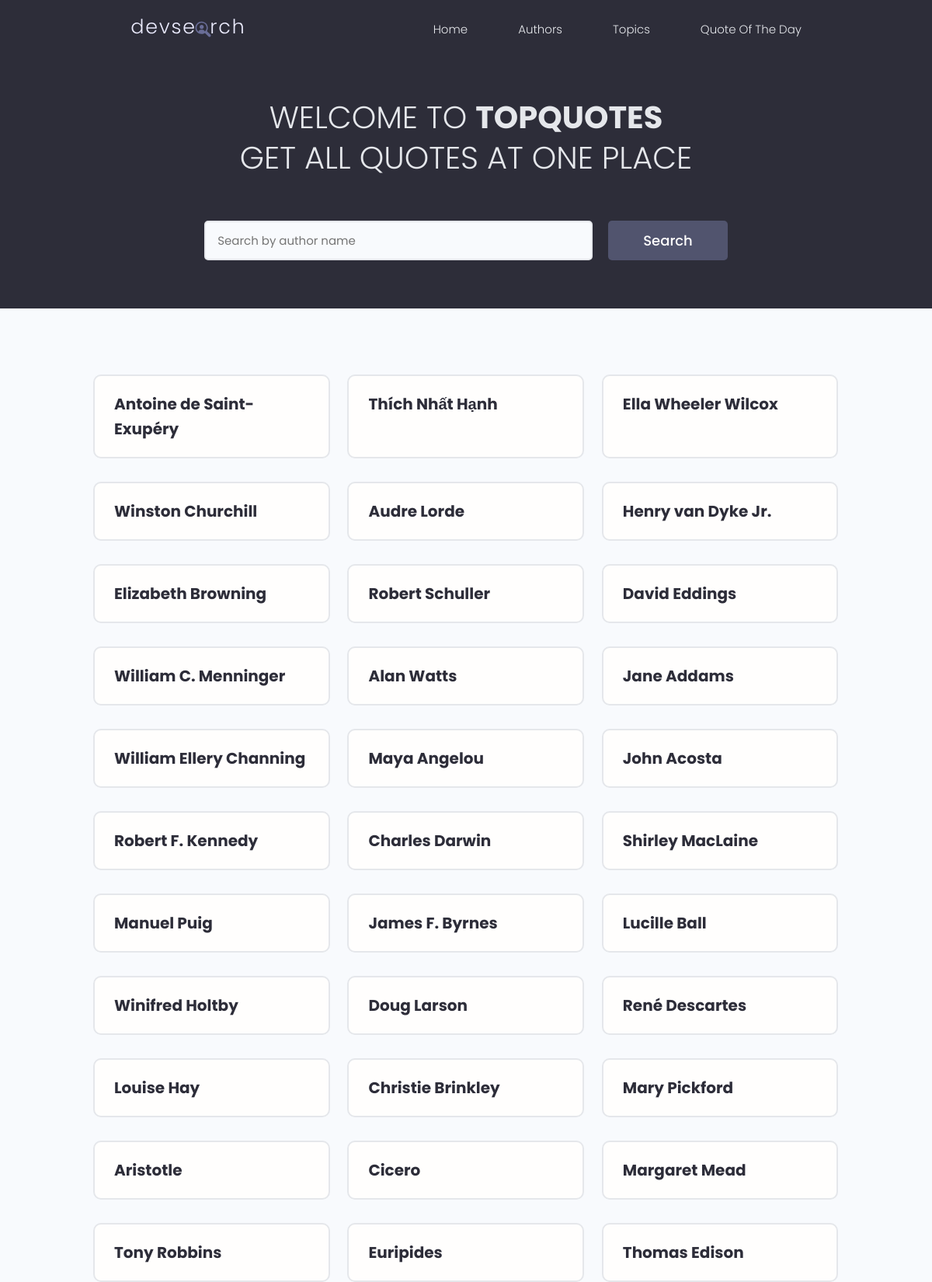
Screenshot of /authors/ (upper part) with the database file from the repository.
### quotes_app/models.py (models this page shows, shortened)
class Quote(models.Model):
    category = models.CharField(max_length=200, null=True, blank=True)
    author = models.CharField(max_length=200, null=True, blank=True)
    body = models.TextField()

### quotes_app/views.py (the view)
# urls.py: path('authors/', views.authors, name="authors"),
def authors(request):
    search_query = ''
    if request.GET.get('search_query'):
        search_query = request.GET.get('search_query')
    if request.GET.get('author'):
        author = request.GET.get('author')
        quotes = Quote.objects.filter(author=author)
        context = {"quotes": quotes}
        return render(request, 'home.html', context=context)
    quotes = Quote.objects.filter(author__icontains=search_query)
    authors = set()
    for quote in quotes:
        authors.add(quote.author)
    context = {"authors": authors, "search_query": search_query}
    return render(request, 'authors.html', context)

### templates/authors.html (shortened to what this page needs)
<!DOCTYPE html>
{%load static%}
<html lang="en">
<head>
  <link rel="stylesheet" href="https://cdn.iconmonstr.com/1.3.0/css/iconmonstr-iconic-font.min.css" />
  <link rel="stylesheet" href="{% static 'uikit/styles/uikit.css' %}" />
  <link rel="stylesheet" href="{% static 'styles/app.css' %}" />
</head>
<body>
  <header class="header">
    <div class="container container--narrow">
      <a href="/" class="header__logo">
        <img src="{% static 'images/logo.svg' %}" alt="DevSearch Logo" />
      </a>
      <nav class="header__nav">
        <ul class="header__menu">
          <li class="header__menuItem"><a href="/">Home</a></li>
          <li class="header__menuItem"><a href="{%url 'authors'%}">Authors</a></li>
          <li class="header__menuItem"><a href="{%url 'categories'%}">Topics</a></li>
          <li class="header__menuItem"><a href="{%url 'quote_of_the_day' %}">Quote Of The Day</a></li>
        </ul>
      </nav>
    </div>
  </header>
  <main class="home">
    <section class="hero-section text-center">
      <div class="container container--narrow">
        <div class="hero-section__box">
          <h2>WELCOME TO <span>TopQuotes</span></h2>
          <h2>GET ALL QUOTES AT ONE PLACE</h2>
        </div>
        <div class="hero-section__search">
          <form class="form" action="" method="get">
            <div class="form__field">
              <input class="input input--text" id="formInput#search" type="text" name="search_query" value="{{search_query}}"
                placeholder="Search by author name"/>
            </div>
            <input class="btn btn--sub btn--lg" type="submit" value="Search" />
          </form>
        </div>
      </div>
    </section>
    <section class="devlist">
      <div class="container">
        <div class="grid grid--three">
        {%for author in authors%}
          <div class="column card">
            <div class="dev">
              <a href="?author={{author}}" class="card__body">
                <div class="dev__profile">
                  <div class="dev__meta">
                    <h3>{{author}}</h3>
                  </div>
                </div>
              </a>
            </div>
          </div>
          {% endfor %}
        </div>
      </div>
    </section>
  </main>
</body>
</html>

### static/styles/app.css (style rules this page uses)
:root { --color-sub: #2d2d39; }
.btn--sub { background-color: var(--color-sub-light); }
.card { border: 2px solid var(--color-light); }
img { width: 100%; }
.header { position: sticky; z-index: 111; background-color: var(--color-sub); padding: 1.5rem 0; }
.header > .container { display: flex; justify-content: space-between; align-items: center; }
.header__logo > img { height: 3.8rem; }
.header__nav > ul { display: inline-flex; align-items: center; list-style: none; gap: 6.5rem; }
.header__menuItem > a { color: var(--color-light); font-weight: 300; }
.hero-section { height: 40vh; display: flex; align-items: center; background-color: var(--color-sub); }
.hero-section__box { margin-bottom: 4rem; }
.hero-section__box > h2, .hero-section__box > h2 > span { font-size: 4rem; color: var(--color-light); line-height: 1.3; text-transform: uppercase; }
.hero-section__box > h2 { font-weight: 300; }
.hero-section__box > h2 > span { font-weight: 700; }
.hero-section__search > .form { display: flex; align-items: center; justify-content: center; gap: 2rem; }
.hero-section__search > .form input.input--text { width: 50rem; }
.devlist { margin-top: 8rem; }
.devlist .grid { align-items: stretch; }
.devlist .dev .dev__profile { display: flex; align-items: center; gap: 1.5rem; }
.devlist .dev .dev__meta h3 { color: var(--color-sub); font-size: 2rem; font-weight: 700; }

### static/uikit/styles/modules/_variables.css (style rules this page uses)
:root { --color-main: #5aa5b9; --color-main-light: #e6faff; --color-sub: #3f4156; --color-sub-light: #51546e; --color-sub-lighter: #ededfd; --color-text: #737373; --color-gray: #8b8b8b; --color-light: #e5e7eb; --color-light-gray: #767676; --color-bg: #f8fafd; --color-white: #fffefd; --color-white-light: #f3f3f3; --color-success: #359e64; --color-success-bg: #def8e8; --color-error: #fc4b0b; --color-error-bg: #fff2ee; --font-base: 'Poppins', arial, helvetica, 'Segoe UI', roboto, ubuntu, sans-serif; --font-monospace: 'Fira Code', 'Courier New', courier, monospace; --font-regular: 300; --font-medium: 500; --font-bold: 700; --generic-shadow: 1px 1px 5px #00000010; --generic-transition: all 0.3s ease-in-out; }

### static/uikit/styles/modules/_base.css (style rules this page uses)
* { margin: 0; padding: 0; box-sizing: border-box; text-rendering: optimizeLegibility; color: inherit; font-size: inherit; }
html { font-size: 50%; }
@media only screen and (min-width: 480px) { html { font-size: 56.25%; } }
@media only screen and (min-width: 1200px) { html { font-size: 62.5%; } }
body { line-height: 1.6; font-weight: 400; font-size: 1.5rem; color: var(--color-text); background-color: var(--color-bg); min-height: 100vh; }

### static/uikit/styles/modules/_typography.css (style rules this page uses)
* { font-family: var(--font-base); }
h2 { font-size: 3.6rem; font-weight: var(--font-bold); }
h3 { font-size: 3.2rem; font-weight: var(--font-medium); }
p, span, strong { font-size: 1.6rem; color: var(--color-text); font-weight: var(--font-regular); }
a { padding-bottom: 2px; text-decoration: none; display: inline-block; color: var(--color-main); font-weight: var(--font-medium); }

### static/uikit/styles/modules/_utilities.css (style rules this page uses)
.container { width: 92%; max-width: 165rem; margin: 0 auto; box-sizing: border-box; }
.container--narrow { width: 92%; max-width: 120rem; }
@media screen and (min-width: 1000px) { .container { width: 90%; } }
@media screen and (min-width: 1000px) { .container--narrow { width: 85%; } }
@media screen and (min-width: 1200px) { .container { width: 80%; } }
@media screen and (min-width: 1200px) { .container--narrow { width: 72%; } }
.text-center { text-align: center; }

### static/uikit/styles/modules/_button.css (style rules this page uses)
.btn { display: inline-block; position: relative; cursor: pointer; background-color: var(--color-light); font-weight: var(--font-medium); color: var(--color-sub); text-decoration: none; padding: 1rem 2rem; border-radius: 0.5rem; border: none; width: -webkit-fit-content; width: -moz-fit-content; width: fit-content; height: -webkit-fit-content; height: -moz-fit-content; height: fit-content; font-size: 1.6rem; outline-width: 0; outline-color: transparent; -webkit-backface-visibility: hidden; backface-visibility: hidden; transition: all 0.3s ease-in-out; }
.btn--sub { background-color: var(--color-sub); color: var(--color-white); }
.btn--lg { font-size: 1.8rem; padding: 1.2rem 4.5rem; }

### static/uikit/styles/modules/_card.css (style rules this page uses)
.card { border-radius: 1rem; background-color: var(--color-white); border: 1.5px solid var(--color-light); width: auto; height: auto; margin-top: 0.5rem; margin-bottom: 0.5rem; overflow: hidden; }
.card__body, .card__header { padding: 2rem 2.5rem; }

### rows the page displays
Quote: authors "Antoine de Saint-Exupéry"
Quote: authors "Thích Nhất Hạnh"
Quote: authors "Ella Wheeler Wilcox"
Quote: authors "Winston Churchill"
Quote: authors "Audre Lorde"
Quote: authors "Henry van Dyke Jr."
Quote: authors "Elizabeth Browning"
Quote: authors "Robert Schuller"
Quote: authors "David Eddings"
Quote: authors "William C. Menninger"
Quote: authors "Alan Watts"
Quote: authors "Jane Addams"
Quote: authors "William Ellery Channing"
Quote: authors "Maya Angelou"
Quote: authors "John Acosta"
Quote: authors "Robert F. Kennedy"
Quote: authors "Charles Darwin"
Quote: authors "Shirley MacLaine"
Quote: authors "Manuel Puig"
Quote: authors "James F. Byrnes"
Quote: authors "Lucille Ball"
Quote: authors "Winifred Holtby"
Quote: authors "Doug Larson"
Quote: authors "René Descartes"
Quote: authors "Louise Hay"
Quote: authors "Christie Brinkley"
Quote: authors "Mary Pickford"
Quote: authors "Aristotle"
Quote: authors "Cicero"
Quote: authors "Margaret Mead"
Quote: authors "Tony Robbins"
Quote: authors "Euripides"
Quote: authors "Thomas Edison"
